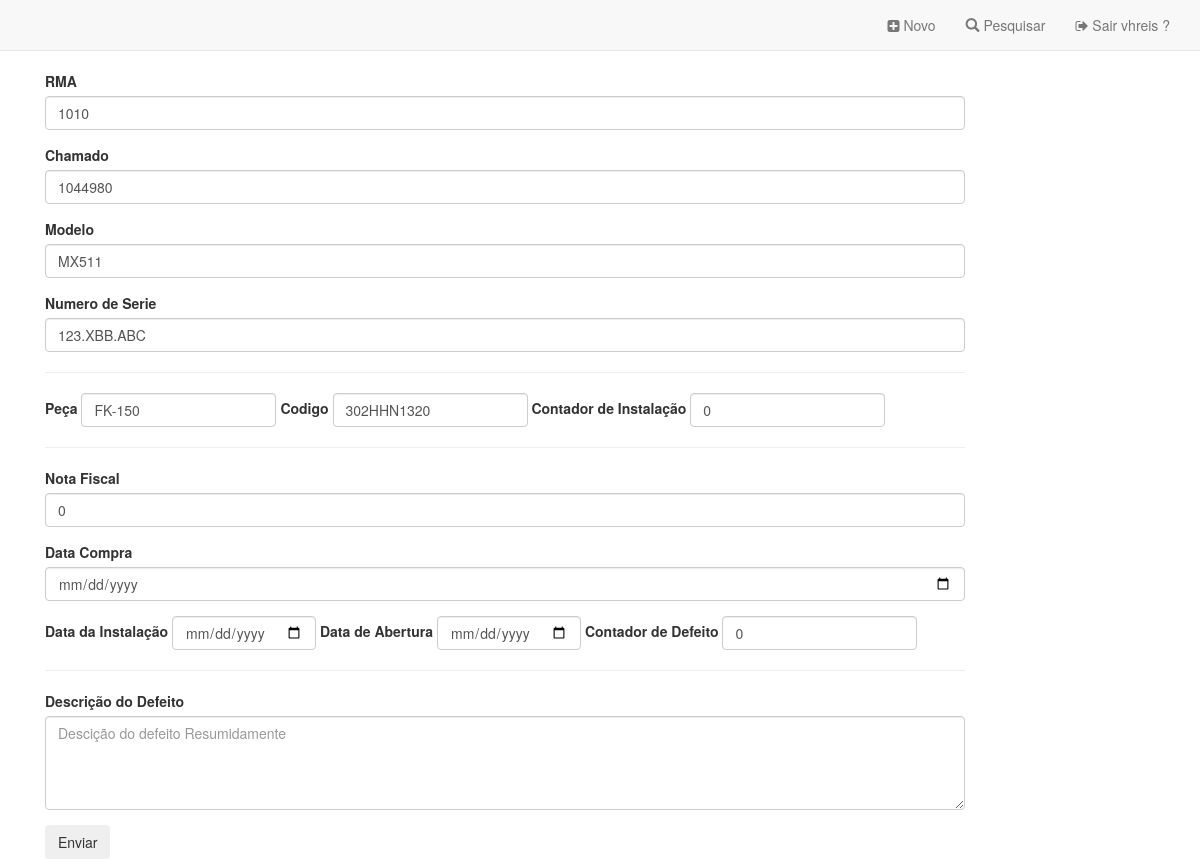
The page /home/editar.php?id=14 (signed in) on the database its author committed.
### tables this page shows
CREATE TABLE IF NOT EXISTS `formularios` (
  `id` int(11) NOT NULL AUTO_INCREMENT,
  `chamado` varchar(80) DEFAULT NULL,
  `peca` varchar(80) DEFAULT NULL,
  `pecaCod` varchar(80) DEFAULT NULL,
  `modelo` varchar(80) DEFAULT NULL,
  `contador` int(11) DEFAULT NULL,
  `defeito` text,
  `contadorDefeito` int(11) NOT NULL,
  `dataInstalacao` varchar(30) DEFAULT NULL,
  `dataCompra` varchar(30) DEFAULT NULL,
  `dataAnalise` varchar(30) DEFAULT NULL,
  `nf` int(11) DEFAULT NULL,
  `n_serie` varchar(80) NOT NULL,
  `RMA` varchar(80) DEFAULT NULL,
  PRIMARY KEY (`id`)
);

### home/editar.php (the view, shortened to what this page needs)
<?php
   if(isset($_GET['id'])){
     $id = $_GET['id'];
   }else{
     echo "Não sei o que vc quer editar<br>
          Vá para casa e pense um pouco sobre isso";
   }
   $objDb = new db();
   $link = $objDb->conecta_mysql();
   $sql = "SELECT * FROM formularios WHERE id='$id' ";
   $res = mysqli_query($link, $sql);
   $res = mysqli_fetch_assoc($res);
   include_once('menu.php');
 ?>
 <div class="container">
   <div class="col-md-10">
     <form class="form" action="form_editar.php" method="post">
       <div class="form-group">
           <label for="RMA">RMA</label>
           <input type="text" class="form-control " id="RMA" placeholder="RMA" name="RMA"
           value="<?php
            if(!$res['RMA']){
              echo '...';
            }else{
              echo $res['RMA'];}?>">
       </div>
       <div class="form-group">
           <label for="chamado">Chamado</label>
           <input type="text" class="form-control " id="chamado" placeholder="Chamado" name="chamado"  value="<?= $res['chamado']; ?>">
       </div>
       <div class="form-group ">
         <div class="form-group">
               <label for="modelo">Modelo</label>
               <input type="text" class="form-control" id="modelo" placeholder="Modelo" name="modelo" value="<?= $res['modelo']?>" >
       </div>
       <div class="form-group">
           <label for="serie">Numero de Serie</label>
           <input type="text" class="form-control" id="serie" placeholder="Nun. serie" name="serie" value="<?= $res['n_serie']?>">
       </div>
     </div>
     <hr>
     <div  class="form-inline">
         <div class="form-group form-inline">
             <label for="peca">Peça</label>
             <input type="text" class="form-control" id="peca" placeholder="Peça" name="peca" value="<?= $res['peca']?>">
         </div>
         <div class="form-group">
             <label for="pecaCodigo">Codigo</label>
             <input type="text" class="form-control" id="pecaCodigo" placeholder="Codigo da peça" name="pecaCodigo" value="<?= $res['pecaCod']?>">
         </div>
         <div class="form-group ">
           <label for="contador">Contador de Instalação</label>
           <input type="number" class="form-control" id="contador" name="contador" placeholder="Cont. Instalação" value="<?= $res['contador']?>">
       </div>
     </div>
     <hr>
     <div class=" form-group col-sd-9">
         <div class="form-group">
             <label for="nf">Nota Fiscal</label>
             <input type="number" class="form-control"  id="nf" placeholder="Nota Fiscal" name="nf" value="<?= $res['nf']?>">
         </div>
         <div class="form-group" id="compra">
             <label for="dataCompra">Data Compra</label>
             <input type="date" class="form-control" id="dataCompra"  name="dataCompra"  value="<?= $res['dataCompra']?>">
         </div>
     </div>
     <div class="form-inline">
         <div class="form-group">
             <label for="dataInstala">Data da Instalação</label>
             <input type="date" class="form-control" id="dataInstala" name="dataInstala" value="<?= $res['dataInstalacao']?>">
         </div>
         <div class="form-group">
             <label for="dataAnalise">Data de Abertura</label>
             <input type="date" class="form-control" id="dataAnalise" name="dataAnalise" value="<?= $res['dataAnalise']?>">
         </div>
         <div class="form-group ">
           <label for="contador_defeito">Contador de Defeito</label>
           <input type="number" class="form-control" id="contador_defeito" name="contador_defeito" placeholder="Cont. Defeito" value="<?= $res['contadorDefeito']?>">
         </div>
       </div>
     <hr>
     <div class="form-group">
         <label for="defeito">Descrição do Defeito </label>
         <textarea name="defeito" id="defeito" rows="4" cols="30" class="form-control" placeholder="Descição do defeito Resumidamente"><?= $res['defeito']?></textarea>
     </div>
     <button type="submit" class="btn bnt-primary">Enviar</button>
     </form>
    </div>
 </div>

### rows shown on the page
formularios: RMA "1010", chamado "1044980", modelo "MX511", serie "123.XBB.ABC", peca "FK-150", pecaCodigo "302HHN1320", contador "0", nf "0", contador_defeito "0"

### other values the page prints
$_SESSION['usuario'] "vhreis"
